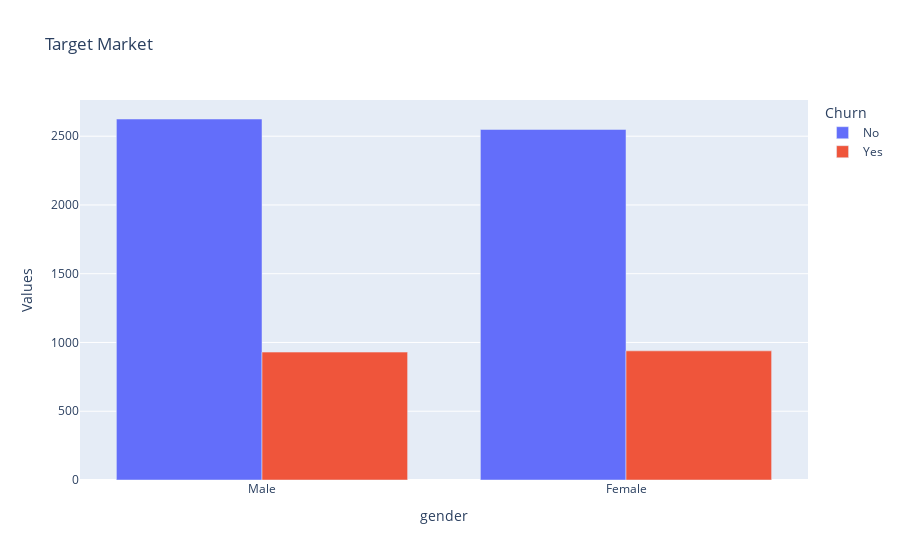

The notebook cell saved with this chart:
### Markdown cell above
### Target market to target advertisements to increase customer retention

### Code cell
ret = df.groupby(["gender", "Churn"]).value_counts().reset_index()
retdf = ret[["gender", "Churn"]].value_counts().reset_index()
retdf.columns.values[2] = "Values"

fig = px.bar(retdf, 
             x='gender', 
             y='Values', 
             color='Churn',
             barmode="group",
            title='Target Market')
fig.show()

### Figure 1 — Plotly figure (JSON) as saved in the notebook; plotly's stock layout.template omitted (floating-point values rounded to 4 significant figures)
{"data": [{"alignmentgroup": "True", "hovertemplate": "Churn=No<br>gender=%{x}<br>Values=%{y}<extra></extra>", "legendgroup": "No", "marker": {"color": "#636efa", "pattern": {"shape": ""}}, "name": "No", "offsetgroup": "No", "orientation": "v", "showlegend": true, "textposition": "auto", "type": "bar", "x": ["Male", "Female"], "xaxis": "x", "y": [2625, 2549], "yaxis": "y"}, {"alignmentgroup": "True", "hovertemplate": "Churn=Yes<br>gender=%{x}<br>Values=%{y}<extra></extra>", "legendgroup": "Yes", "marker": {"color": "#EF553B", "pattern": {"shape": ""}}, "name": "Yes", "offsetgroup": "Yes", "orientation": "v", "showlegend": true, "textposition": "auto", "type": "bar", "x": ["Female", "Male"], "xaxis": "x", "y": [939, 930], "yaxis": "y"}], "layout": {"barmode": "group", "legend": {"title": {"text": "Churn"}, "tracegroupgap": 0}, "title": {"text": "Target Market"}, "xaxis": {"anchor": "y", "domain": [0, 1], "title": {"text": "gender"}}, "yaxis": {"anchor": "x", "domain": [0, 1], "title": {"text": "Values"}}}}
